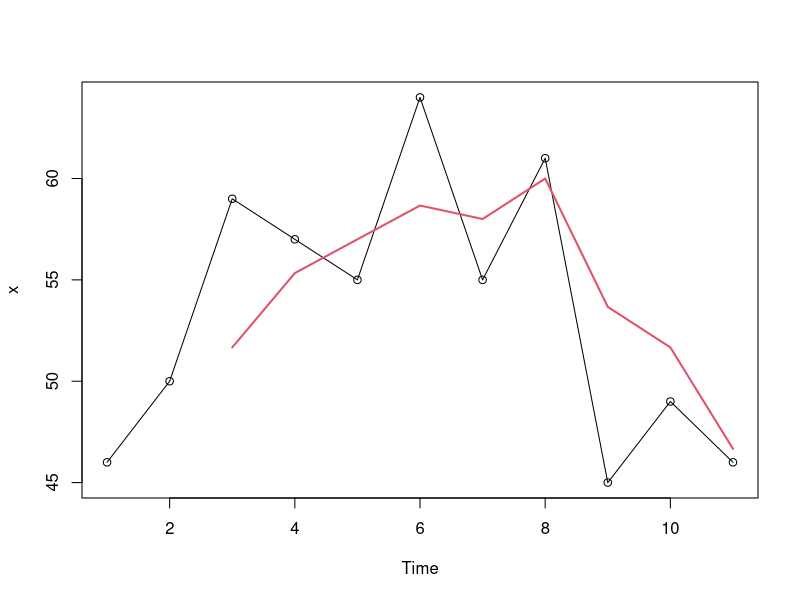

R code for this plot:
# 时间序列的平滑预测法

# 移动平均法[E5.1]
library(TTR)
data5.1 <- c(46, 50, 59, 57, 55, 64, 55, 61, 45, 49, 46)
x <- ts(data5.1)
x.ma <- SMA(x, n=3)
plot(x, type='o')
lines(x.ma, col=2, lwd=2)

# 指数平滑法

# 一次指数平滑
library(forecast)
data <- c(97,95,95,92,95,95,98,97,99,95,95,96,97,98,94,95)
x <- ts(data)
x.es <- ses(x, alpha = 0.1, h=1, initial = 'simple')
# MSE,第一个是保留原始的上期数据，不计算
MSE <- mean(x.es$residuals[-1]^2)


# E5.2线性二次移动平均法
library(TTR)
data5.2 <- c(125,135,195,197.5,186,175,155,190,220,219,226,198,260,245)
x <- ts(data5.2)

LQMA <- function(x, N, dT, Tn){
  # x: time series data
  # N: Number of periods to average over
  # dT: T 由目前周期t到预测周期的周期间隔个数
  # Tn: 一共要往后预测的期数（比如月度数据Tn=3，就是预测未来三个月的值）
  
  S1 <- SMA(x, n=N)
  S2 <- SMA(S1, n=N)
  At <- 2*S1 - S2
  Bt <- 2*(S1-S2)/(N-1)
  Ft <- c()
  
  # 拟合
  last_index <- length(At)
  for( i in 1:(last_index-1)){
    if(!is.na(At[i])){
      Ft[i+1] <- At[i]+Bt[i]*dT
    }
  }
  
  # 预测
  for(dT in 1:Tn){
    Ft[last_index+dT] <- At[last_index]+Bt[last_index]*dT
  }
  return(Ft)
}

# 例题测试
LQMA(x, N=3, dT=1, Tn=2)


# 线性二次指数平滑法

data5.3 <- c(125,135,195,197.5,186,175,155,
             190,220,219,226,198,260,245)
x <- ts(data5.3)
x.fit <- holt(x,initial = "simple", alpha=0.5, gamma=0.8)  #给定了alpha,gamma
x.fore <- forecast(x.fit, h=2)

# 二次曲线指数平滑法

# 这里按照课本的格式ses不太好用，就参考下面这种方法来手动实现简单指数平滑
exp_smooth = function(x, alpha) {
  # Performs exponential smoothing by taking a weighted average of the
  # current and previous data points
  #
  # x     : numeric vector
  # alpha : number between 0 and 1, weight assigned to current data value
  #
  # Returns a numeric vector of the same length as x and values as the 
  #       weighted averages of the (current, previous) consecutive pairs
  s = numeric(length(x) + 1) # make s 1 cell longer than x
  for (i in seq_along(s)) {
    if (i == 1) { # set the initial value of s the same as that of x
      s[i] = x[i]
    } else {
      # weight current value with alpha and previous value 
      # with 1-alpha, and sum
      s[i] = alpha * x[i - 1] + (1 - alpha) * s[i - 1]
    }
  }
  s[-1] # drop the 1st element in s because it's extra
}

data5.5 <- c(12.9, 14.91, 15.96, 14.41, 14.57, 14.60, 
             15.35, 15.84, 16.90, 18.26, 17.40, 18.71,
             19.53, 20.82, 22.87, 24.59, 25.93, 28.04, 
             29.45, 31.47, 33.99, 39.56, 48.08, 53.67)

x <- ts(data5.5, start=1990)

Alpha = 0.5
m = 1

S1 <- exp_smooth(x, alpha=Alpha)
S2 <- exp_smooth(S1, alpha = Alpha)
S3 <- exp_smooth(S2, alpha = Alpha)

At <- 3*S1-3*S2+S3
At <- At[-1]  # 去除第一个数据
Bt <- ((6-5*Alpha)*S1 - (10-8*Alpha)*S2 + 
         (4-3*Alpha)*S3)*(Alpha^2)/((1-Alpha)^2)
Bt <- Bt[-1]
Ct <- (S1-2*S2+S3)*(Alpha^2)/((1-Alpha)^2)
Ct <- Ct[-1]

Ft <- c()
Tn <- 1
# 拟合
last_index <- length(At)
for( i in 1:(last_index)){
    Ft[i+2] <- At[i]+Bt[i]*m+Ct[i]*m*m/2
}

# 预测
for(m in 1:Tn){
  Ft[last_index+1+m] <- At[last_index]+Bt[last_index]*m+Ct[last_index]*m*m/2
}


# 温特线性与季节指数平滑法
data5.6 <- c(362, 385, 432, 341, 382, 409, 498, 387,
             473, 513, 582, 474, 544, 582, 681, 557,
             628, 707, 773, 592, 627, 725, 854, 661)

x <- ts(data5.6, frequency = 4, start = c(2009,1))
x.fit <- hw(x,initial = "simple", 
            alpha=0.2, gamma=0.1, beta = 0.05  #给定了alpha,gamma,beta
            ,seasonal = "multiplicative")  
x.fore <- forecast(x.fit, h=4)



# 习题

# T7[一次移动平均法]
data7 <- c(430, 380, 330, 410, 440, 390, 380, 400, 450, 420, 390)
x <- ts(data7)
x.ma <- SMA(x, n=4)

# T8[一次指数平滑法]
x.es <- ses(x, alpha = 0.2, h=1, initial = 'simple')
# MSE,第一个是保留原始的上期数据，不计算
MSE <- mean(x.es$residuals[-1]^2)


# T9
data9 <- c(140, 159, 136, 157, 173, 131, 177, 188, 154)
x <- ts(data9)
LQMA(x, N=5, dT=1, Tn=3)

# T14
exp_smooth = function(x, alpha) {
  # Performs exponential smoothing by taking a weighted average of the
  # current and previous data points
  #
  # x     : numeric vector
  # alpha : number between 0 and 1, weight assigned to current data value
  #
  # Returns a numeric vector of the same length as x and values as the 
  #       weighted averages of the (current, previous) consecutive pairs
  s = numeric(length(x) + 1) # make s 1 cell longer than x
  for (i in seq_along(s)) {
    if (i == 1) { # set the initial value of s the same as that of x
      s[i] = x[i]
    } else {
      # weight current value with alpha and previous value 
      # with 1-alpha, and sum
      s[i] = alpha * x[i - 1] + (1 - alpha) * s[i - 1]
    }
  }
  s[-1] # drop the 1st element in s because it's extra
}

data14 <- c(19.98, 29.56, 20.96, 12.94, 31.95, 36.16, 
            43.76, 56.86, 75.06, 82.12, 96.04, 99.93,
            115.5, 124.3, 119.29, 138.13)
x <- ts(data14, start = 1999)

Alpha = 0.5
m = 1

S1 <- exp_smooth(x, alpha=Alpha)
S2 <- exp_smooth(S1, alpha = Alpha)
S3 <- exp_smooth(S2, alpha = Alpha)

At <- 3*S1-3*S2+S3
At <- At[-1]  # 去除第一个数据
Bt <- ((6-5*Alpha)*S1 - (10-8*Alpha)*S2 + 
         (4-3*Alpha)*S3)*(Alpha^2)/((1-Alpha)^2)
Bt <- Bt[-1]
Ct <- (S1-2*S2+S3)*(Alpha^2)/((1-Alpha)^2)
Ct <- Ct[-1]

Ft <- c()
Tn <- 1
# 拟合
last_index <- length(At)
for( i in 1:(last_index)){
  Ft[i+2] <- At[i]+Bt[i]*m+Ct[i]*m*m/2
}

# 预测
for(m in 1:Tn){
  Ft[last_index+1+m] <- At[last_index]+Bt[last_index]*m+Ct[last_index]*m*m/2
}


